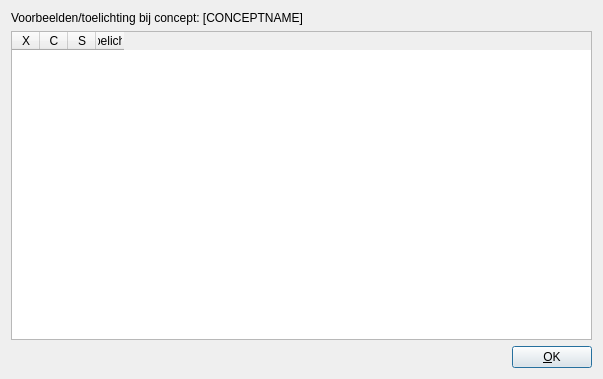
<?xml version="1.0" encoding="UTF-8"?>
<ui version="4.0">
 <class>QtPvdbRateConceptAutoDialog</class>
 <widget class="QDialog" name="QtPvdbRateConceptAutoDialog">
  <property name="geometry">
   <rect>
    <x>0</x>
    <y>0</y>
    <width>603</width>
    <height>379</height>
   </rect>
  </property>
  <property name="windowTitle">
   <string>De relevantie van voorbeelden en relaties</string>
  </property>
  <property name="windowIcon">
   <iconset resource="Brainweaver.qrc">
    <normaloff>:/images/PicArrow14x14.png</normaloff>:/images/PicArrow14x14.png</iconset>
  </property>
  <layout class="QGridLayout" name="gridLayout">
   <item row="0" column="1">
    <widget class="QLabel" name="label_concept_name">
     <property name="text">
      <string>Voorbeelden/toelichting bij concept: [CONCEPTNAME]</string>
     </property>
     <property name="wordWrap">
      <bool>true</bool>
     </property>
    </widget>
   </item>
   <item row="2" column="2">
    <widget class="QPushButton" name="button_ok">
     <property name="text">
      <string>&amp;OK</string>
     </property>
    </widget>
   </item>
   <item row="1" column="1" colspan="2">
    <widget class="QTableWidget" name="table">
     <attribute name="horizontalHeaderDefaultSectionSize">
      <number>28</number>
     </attribute>
     <column>
      <property name="text">
       <string extracomment="Complexiteit">X</string>
      </property>
      <property name="toolTip">
       <string extracomment="Complexiteit"/>
      </property>
      <property name="whatsThis">
       <string extracomment="Complexiteit"/>
      </property>
     </column>
     <column>
      <property name="text">
       <string extracomment="Concreetheid">C</string>
      </property>
      <property name="toolTip">
       <string extracomment="Concreetheid"/>
      </property>
      <property name="whatsThis">
       <string extracomment="Concreetheid"/>
      </property>
     </column>
     <column>
      <property name="text">
       <string extracomment="Specificiteit">S</string>
      </property>
      <property name="toolTip">
       <string extracomment="Specificiteit"/>
      </property>
      <property name="whatsThis">
       <string extracomment="Specificiteit"/>
      </property>
     </column>
     <column>
      <property name="text">
       <string>Voorbeelden/toelichtingen/relaties</string>
      </property>
     </column>
    </widget>
   </item>
   <item row="2" column="1">
    <spacer name="horizontalSpacer">
     <property name="orientation">
      <enum>Qt::Horizontal</enum>
     </property>
     <property name="sizeHint" stdset="0">
      <size>
       <width>40</width>
       <height>20</height>
      </size>
     </property>
    </spacer>
   </item>
  </layout>
 </widget>
 <tabstops>
  <tabstop>table</tabstop>
  <tabstop>button_ok</tabstop>
 </tabstops>
 <resources>
  <include location="Brainweaver.qrc"/>
 </resources>
 <connections/>
</ui>
